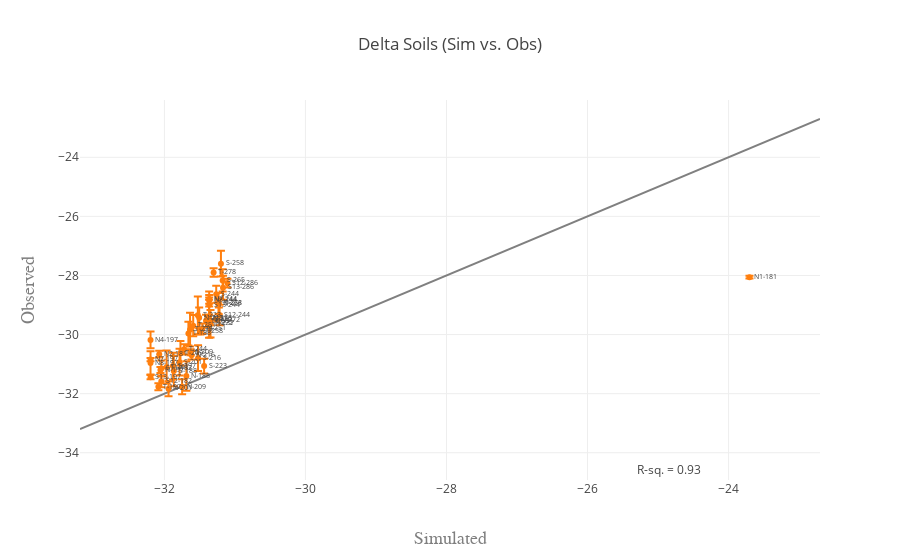

Notebook cell for this chart:
### Code cell
test_var = 'd13C'
sd = 'd13C.SD'

data = [get_xy_line(delta_dat, test_var, delta=True), 
        get_scatter(delta_dat, test_var, sd)]

fig = go.Figure(data=data, layout=get_layout(delta_dat, test_var, title='Delta Soils (Sim vs. Obs)'))
iplot(fig)

### Figure 1 — Plotly figure (JSON) as saved in the notebook; plotly's stock layout.template omitted (floating-point values rounded to 4 significant figures)
{"data": [{"marker": {"color": "grey", "opacity": 0.9}, "mode": "lines", "type": "scatter", "x": [-33.2, -22.7], "y": [-33.2, -22.7]}, {"error_y": {"array": [0.04596, 0.1136, 0.282, 0.05583, 0.2553, 0.3945, 0.1061, 0.2702, 0.2017, 0.35, 0.1513, 0.07071, 0.3338, 0.4073, 0.5, 0.1, 0.2517, 0.2517, 0.1414, 0.3512, 0.08165, 0.1732, 0.07071, null, 0.3536, 0.4041, 0.1155, 0.5568, 0.4163, 0.5686, 0.6364, 0.1732, 0.3606, 0.1, 0.2082, 0.4619, 0.1414, 0.5132, 0.4509, 0.4509, 0.1, 0.4359, 0.2517, 0.6429, 0.2887, 0.1528, 0.4359, 0.3786], "symmetric": true, "type": "data"}, "mode": "markers+text", "text": ["N1-181", "N2-181", "N4-197", "N7-197", "N7-244", "N8-197", "N8-244", "S11-182", "S12-182", "S12-244", "S12-286", "S13-197", "S13-244", "S13-286", "N-188", "N-197", "N-201", "N-209", "N-216", "N-223", "N-237", "N-251", "N-258", "N-272", "N-278", "T-188", "T-197", "T-201", "T-209", "T-216", "T-223", "T-244", "T-251", "T-258", "T-265", "T-272", "T-278", "S-188", "S-197", "S-201", "S-209", "S-216", "S-223", "S-230", "S-244", "S-251", "S-258", "S-265"], "textfont": {"size": 7}, "textposition": "right", "type": "scatter", "x": [-23.7, -32.07, -32.2, -32.2, -31.37, -32.2, -31.37, -32.04, -32.04, -31.22, -31.11, -32.2, -31.36, -31.17, -31.69, -32.06, -31.94, -31.75, -31.61, -31.51, -31.35, -31.46, -31.38, -31.27, -31.23, -31.66, -32.09, -31.97, -31.77, -31.64, -31.53, -31.72, -31.59, -31.49, -31.41, -31.35, -31.3, -31.87, -31.88, -31.79, -31.63, -31.52, -31.44, -31.37, -31.27, -31.23, -31.2, -31.17], "y": [-28.06, -30.66, -30.18, -30.85, -28.8, -30.96, -28.86, -31.15, -31.58, -29.34, -28.26, -31.44, -28.99, -28.41, -31.4, -31.2, -31.83, -31.77, -30.7, -29.43, -29.6, -29.8, -29.45, -29.5, -28.95, -29.97, -31.77, -31.1, -30.63, -29.83, -29.35, -30.5, -29.7, -29.9, -29.53, -29.63, -27.9, -31.23, -31.07, -30.93, -30.6, -30.8, -31.07, -29.47, -28.63, -28.93, -27.6, -28.17]}], "layout": {"annotations": [{"showarrow": false, "text": "R-sq. = 0.93", "x": -24.84, "y": -34.57}], "showlegend": false, "title": "Delta Soils (Sim vs. Obs)", "xaxis": {"title": "Simulated", "titlefont": {"color": "#7f7f7f", "family": "Courier New, monospace", "size": 18}}, "yaxis": {"title": "Observed", "titlefont": {"color": "#7f7f7f", "family": "Courier New, monospace", "size": 18}}}}
